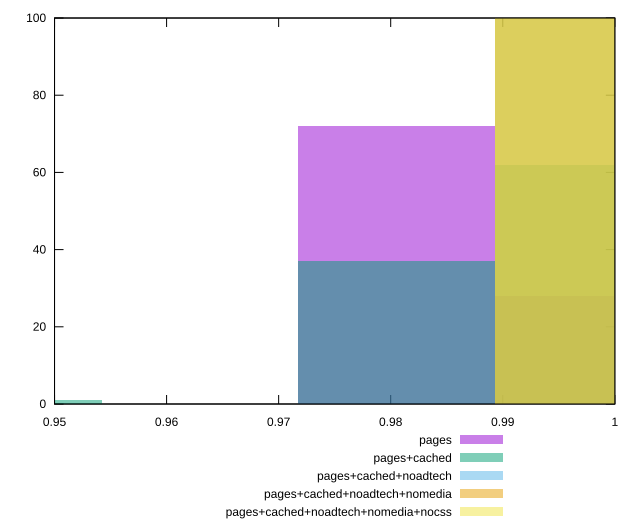

Reproduce this figure in gnuplot.
reset

$pages <<EOF
0.9980316077757682 28
0.9805222813235617 72
EOF

$pagesCached <<EOF
0.9455036284191487 1
0.9805222813235617 37
0.9980316077757682 62
EOF

$pagesCachedNoadtech <<EOF
0.9980316077757682 100
EOF

$pagesCachedNoadtechNomedia <<EOF
0.9980316077757682 100
EOF

$pagesCachedNoadtechNomediaNocss <<EOF
0.9980316077757682 100
EOF

set key outside below
set boxwidth 0.01750932645220646
set xrange [0.95:1]
set yrange [0:100]
set trange [0:100]
set style fill transparent solid 0.5 noborder
set terminal svg size 640, 530 enhanced background rgb 'white'
set output "report_00018_2021-02-10T15-25-16.877Z/bootup-time/comparison/histogram/all_score.svg"

plot $pages title "pages" with boxes, \
     $pagesCached title "pages+cached" with boxes, \
     $pagesCachedNoadtech title "pages+cached+noadtech" with boxes, \
     $pagesCachedNoadtechNomedia title "pages+cached+noadtech+nomedia" with boxes, \
     $pagesCachedNoadtechNomediaNocss title "pages+cached+noadtech+nomedia+nocss" with boxes

reset
